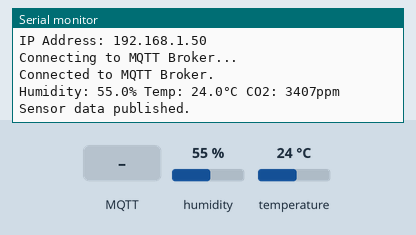
Simulated run of this sketch. Board: ESP32. On the bench: the last lines printed to the serial monitor. Inputs (shaded band) come from the test bench; at power-on: humidity 55 %, temperature 24 °C. WiFi joins after 1.5 s; servers stay silent unless stated; random numbers use the default seed unless the sketch sets one; no MQTT or app messages arrive unless stated.

Above: at 3.7 s.
3.8 s: MQTT message "1" arrives on the first subscribed topic
At 5.8 s:
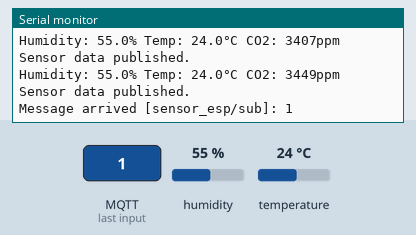
6.1 s: MQTT message "on" arrives on the first subscribed topic
At 7.1 s:
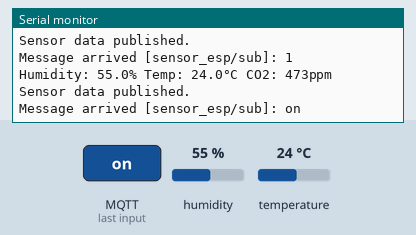
8.1 s: MQTT message "off" arrives on the first subscribed topic
At 9.7 s:
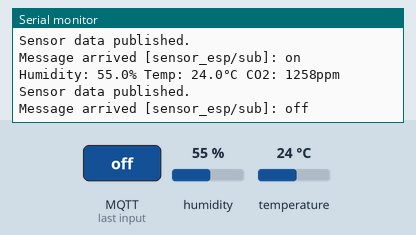
10.1 s: humidity set to 22 %
At 11.4 s:
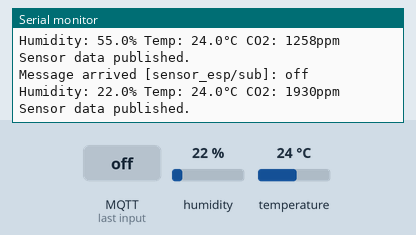
11.6 s: temperature set to 12 °C
At 13.0 s:
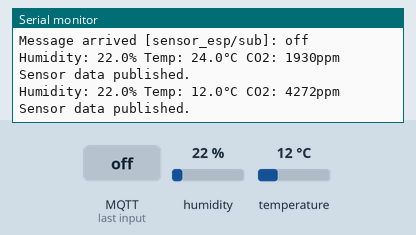
13.1 s: humidity set to 40 %
At 15.4 s:
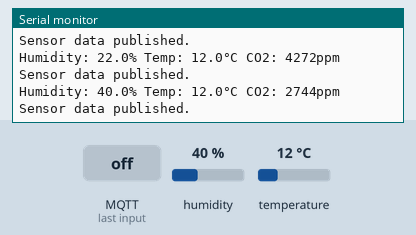
Timing chart, 0 to 15.6 s (numbered marks = the images above; inputs shaded):
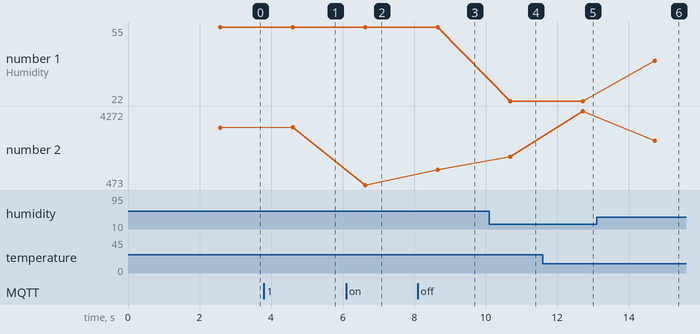

The sketch:

sketch.ino
```cpp
#include <WiFi.h>
#include <WiFiClientSecure.h>
#include <PubSubClient.h>
#include <DHT.h>
#include "aws_credentials.h" // Make sure this file contains all your AWS credentials
#include <ArduinoJson.h>

#define SENSOR_PORT 14
#define SENSOR_KIND DHT11

#define MQTT_TOPIC_OUTGOING "sensor_esp/pub"
#define MQTT_TOPIC_INCOMING "sensor_esp/sub"

DHT climateSensor(SENSOR_PORT, SENSOR_KIND);

WiFiClientSecure encryptedClient;
PubSubClient mqttBroker(encryptedClient);

float airHumidity, airTemperature, co2Concentration;

void InitializeConnection() {
  Serial.print("Connecting to WiFi Network: ");
  Serial.println(ROUTER_USERNAME);

  WiFi.begin(ROUTER_USERNAME, ROUTER_SECRET);
  while (WiFi.status() != WL_CONNECTED) {
    delay(250);
    Serial.print(".");
  }

  Serial.println("\nWiFi Connected.");
  Serial.print("IP Address: ");
  Serial.println(WiFi.localIP());

  encryptedClient.setCACert(AMAZON_TOP_DOMAIN);
  encryptedClient.setCertificate(AMAZON_DC);
  encryptedClient.setPrivateKey(AMAZON_PP);

  mqttBroker.setServer(DEVICE_DATA, 8883);
  mqttBroker.setCallback(IncomingMessageHandler);

  ConnectToBroker();
}

void ConnectToBroker() {
  Serial.println("Connecting to MQTT Broker...");
  while (!mqttBroker.connected()) {
    if (mqttBroker.connect(SENSOR_THING)) {
      mqttBroker.subscribe(MQTT_TOPIC_INCOMING);
      Serial.println("Connected to MQTT Broker.");
    } else {
      Serial.print("Connection to MQTT Broker failed, rc=");
      Serial.println(mqttBroker.state());
      Serial.println("Trying again in 5 seconds.");
      delay(5000);
    }
  }
}

void TransmitSensorData() {
  StaticJsonDocument<256> jsonDocument;
  jsonDocument["humidity"] = airHumidity;
  jsonDocument["temp"] = airTemperature;
  jsonDocument["co2_level"] = co2Concentration;
  char buffer[512];
  serializeJson(jsonDocument, buffer);

  if (!mqttBroker.publish(MQTT_TOPIC_OUTGOING, buffer)) {
    Serial.println("Failed to publish sensor data.");
  } else {
    Serial.println("Sensor data published.");
  }
}

void IncomingMessageHandler(char* topic, byte* message, unsigned int length) {
  Serial.print("Message arrived [");
  Serial.print(topic);
  Serial.print("]: ");
  for (int i = 0; i < length; i++) {
    Serial.print((char)message[i]);
  }
  Serial.println();
}

void setup() {
  Serial.begin(115200);
  delay(1000); // Give time for the serial monitor to initialize, especially on slower systems.
  climateSensor.begin();
  InitializeConnection();
}

void loop() {
  if (!mqttBroker.connected()) {
    ConnectToBroker();
  }

  airHumidity = climateSensor.readHumidity();
  airTemperature = climateSensor.readTemperature();
  co2Concentration = random(400, 5000); // Simulate CO2 reading

  if (!isnan(airHumidity) && !isnan(airTemperature)) {
    Serial.printf("Humidity: %.1f%% Temp: %.1f°C CO2: %.0fppm\n", airHumidity, airTemperature, co2Concentration);
    TransmitSensorData();
  } else {
    Serial.println("Sensor read error");
  }

  mqttBroker.loop();
  delay(2000); // Adjust based on how often you want to send data
}
```

aws_credentials.h
```cpp
#include <pgmspace.h>

#define SECRET
#define SENSOR_THING "MY_ESP_SENSOR"

const char ROUTER_USERNAME[] = "Wokwi-GUEST";
const char ROUTER_SECRET[] = "";
const char DEVICE_DATA[] = "a2o3md44pg23x9-ats.iot.us-west-2.amazonaws.com";

static const char AMAZON_TOP_DOMAIN[] PROGMEM = R"EOF(
-----BEGIN CERTIFICATE-----

-----END CERTIFICATE-----
)EOF";


static const char AMAZON_DC[] PROGMEM = R"KEY(
-----BEGIN CERTIFICATE-----

-----END CERTIFICATE-----
)KEY";


static const char AMAZON_PP[] PROGMEM = R"KEY(
-----BEGIN RSA PRIVATE KEY-----


-----END RSA PRIVATE KEY-----


)KEY";
```

Measured:
- after the input at 3.8 s, the serial monitor: prints a new line after 0.80 s (image 1)
- after the input at 6.1 s, the serial monitor: prints a new line after 0.53 s (image 2)
- after the input at 8.1 s, the serial monitor: prints a new line after 0.56 s (image 3)
- after the input at 10.1 s, the serial monitor: prints a new line after 0.58 s (image 4)
- after the input at 11.6 s, the serial monitor: prints a new line after 1.1 s (image 5)
- after the input at 13.1 s, the serial monitor: prints a new line after 1.6 s (image 6)
- plotted number 1: 55 → 22 after the input at 10.1 s, 22 → 40 after the input at 13.1 s
